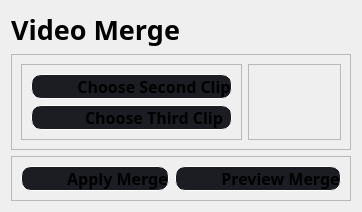
                  <widget class="QWidget" name="merge_page">
                   <layout class="QVBoxLayout" name="verticalLayout_19">
                    <item>
                     <widget class="QLabel" name="label_11">
                      <property name="maximumSize">
                       <size>
                        <width>16777215</width>
                        <height>90</height>
                       </size>
                      </property>
                      <property name="font">
                       <font>
                        <family>Segoe UI Black</family>
                        <pointsize>20</pointsize>
                        <weight>75</weight>
                        <bold>true</bold>
                       </font>
                      </property>
                      <property name="text">
                       <string>Video Merge</string>
                      </property>
                     </widget>
                    </item>
                    <item>
                     <widget class="QFrame" name="frame_34">
                      <property name="frameShape">
                       <enum>QFrame::StyledPanel</enum>
                      </property>
                      <property name="frameShadow">
                       <enum>QFrame::Raised</enum>
                      </property>
                      <layout class="QHBoxLayout" name="horizontalLayout_19">
                       <item>
                        <widget class="QFrame" name="frame_35">
                         <property name="frameShape">
                          <enum>QFrame::StyledPanel</enum>
                         </property>
                         <property name="frameShadow">
                          <enum>QFrame::Raised</enum>
                         </property>
                         <layout class="QVBoxLayout" name="verticalLayout_20">
                          <item>
                           <widget class="QPushButton" name="btn_choosesecondclip">
                            <property name="maximumSize">
                             <size>
                              <width>240</width>
                              <height>16777215</height>
                             </size>
                            </property>
                            <property name="font">
                             <font>
                              <family>Segoe UI Black</family>
                              <pointsize>12</pointsize>
                              <weight>75</weight>
                              <bold>true</bold>
                             </font>
                            </property>
                            <property name="styleSheet">
                             <string notr="true">QPushButton {	
	
    background-repeat: no-repeat;
	border:1px solid white;
	border-radius:10px;
	background-color: rgb(27, 29, 35);
	text-align: center;
	padding-left: 45px;
}
QPushButton:hover {
	background-color: rgb(33, 37, 43);
	border-left: 28px solid rgb(33, 37, 43);
}
QPushButton:pressed {	
	background-color: rgb(85, 170, 255);
	border-left: 28px solid rgb(85, 170, 255);
}</string>
                            </property>
                            <property name="text">
                             <string>Choose Second Clip</string>
                            </property>
                           </widget>
                          </item>
                          <item>
                           <widget class="QPushButton" name="btn_choosethirdclip">
                            <property name="maximumSize">
                             <size>
                              <width>240</width>
                              <height>16777215</height>
                             </size>
                            </property>
                            <property name="font">
                             <font>
                              <family>Segoe UI Black</family>
                              <pointsize>12</pointsize>
                              <weight>75</weight>
                              <bold>true</bold>
                             </font>
                            </property>
                            <property name="styleSheet">
                             <string notr="true">QPushButton {	
	
    background-repeat: no-repeat;
	border:1px solid white;
	border-radius:10px;
	background-color: rgb(27, 29, 35);
	text-align: center;
	padding-left: 45px;
}
QPushButton:hover {
	background-color: rgb(33, 37, 43);
	border-left: 28px solid rgb(33, 37, 43);
}
QPushButton:pressed {	
	background-color: rgb(85, 170, 255);
	border-left: 28px solid rgb(85, 170, 255);
}</string>
                            </property>
                            <property name="text">
                             <string>Choose Third Clip</string>
                            </property>
                           </widget>
                          </item>
                         </layout>
                        </widget>
                       </item>
                       <item>
                        <widget class="QFrame" name="frame_36">
                         <property name="frameShape">
                          <enum>QFrame::StyledPanel</enum>
                         </property>
                         <property name="frameShadow">
                          <enum>QFrame::Raised</enum>
                         </property>
                         <layout class="QVBoxLayout" name="verticalLayout_21">
                          <item>
                           <widget class="QLabel" name="label_secondclip">
                            <property name="font">
                             <font>
                              <family>Segoe UI Black</family>
                              <pointsize>12</pointsize>
                              <weight>75</weight>
                              <bold>true</bold>
                             </font>
                            </property>
                            <property name="text">
                             <string/>
                            </property>
                           </widget>
                          </item>
                          <item>
                           <widget class="QLabel" name="label_thirdclip">
                            <property name="font">
                             <font>
                              <family>Segoe UI Black</family>
                              <pointsize>12</pointsize>
                              <weight>75</weight>
                              <bold>true</bold>
                             </font>
                            </property>
                            <property name="text">
                             <string/>
                            </property>
                           </widget>
                          </item>
                         </layout>
                        </widget>
                       </item>
                      </layout>
                     </widget>
                    </item>
                    <item>
                     <widget class="QFrame" name="frame_33">
                      <property name="frameShape">
                       <enum>QFrame::StyledPanel</enum>
                      </property>
                      <property name="frameShadow">
                       <enum>QFrame::Raised</enum>
                      </property>
                      <layout class="QHBoxLayout" name="horizontalLayout_18">
                       <item>
                        <widget class="QPushButton" name="btn_applymerge">
                         <property name="font">
                          <font>
                           <family>Segoe UI Black</family>
                           <pointsize>12</pointsize>
                           <weight>75</weight>
                           <bold>true</bold>
                          </font>
                         </property>
                         <property name="styleSheet">
                          <string notr="true">QPushButton {	
	
    background-repeat: no-repeat;
	border:1px solid white;
	border-radius:10px;
	background-color: rgb(27, 29, 35);
	text-align: center;
	padding-left: 45px;
}
QPushButton:hover {
	background-color: rgb(33, 37, 43);
	border-left: 28px solid rgb(33, 37, 43);
}
QPushButton:pressed {	
	background-color: rgb(85, 170, 255);
	border-left: 28px solid rgb(85, 170, 255);
}</string>
                         </property>
                         <property name="text">
                          <string>Apply Merge</string>
                         </property>
                        </widget>
                       </item>
                       <item>
                        <widget class="QPushButton" name="btn_previewmerge">
                         <property name="font">
                          <font>
                           <family>Segoe UI Black</family>
                           <pointsize>12</pointsize>
                           <weight>75</weight>
                           <bold>true</bold>
                          </font>
                         </property>
                         <property name="styleSheet">
                          <string notr="true">QPushButton {	
	
    background-repeat: no-repeat;
	border:1px solid white;
	border-radius:10px;
	background-color: rgb(27, 29, 35);
	text-align: center;
	padding-left: 45px;
}
QPushButton:hover {
	background-color: rgb(33, 37, 43);
	border-left: 28px solid rgb(33, 37, 43);
}
QPushButton:pressed {	
	background-color: rgb(85, 170, 255);
	border-left: 28px solid rgb(85, 170, 255);
}</string>
                         </property>
                         <property name="text">
                          <string>Preview Merge</string>
                         </property>
                        </widget>
                       </item>
                      </layout>
                     </widget>
                    </item>
                   </layout>
                  </widget>
